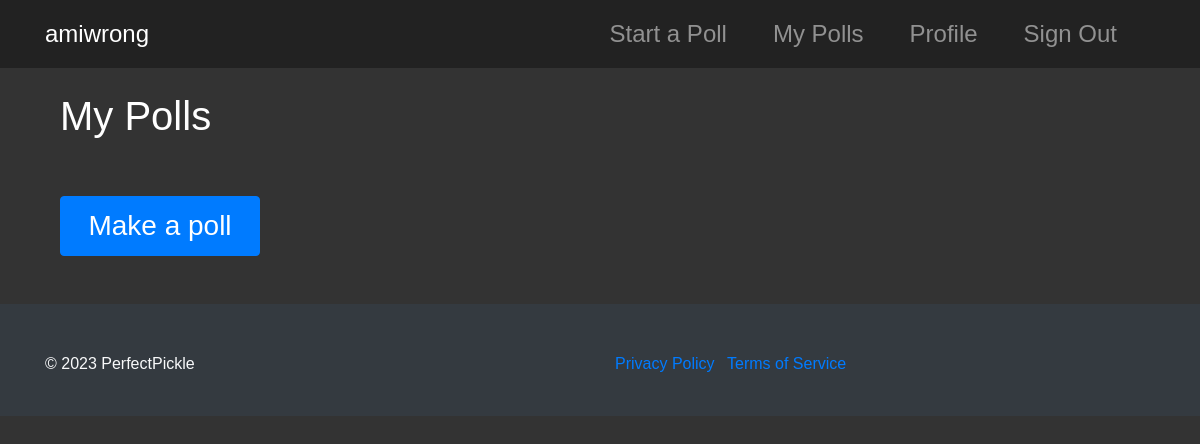
Before: / (signed in) with the older database file.
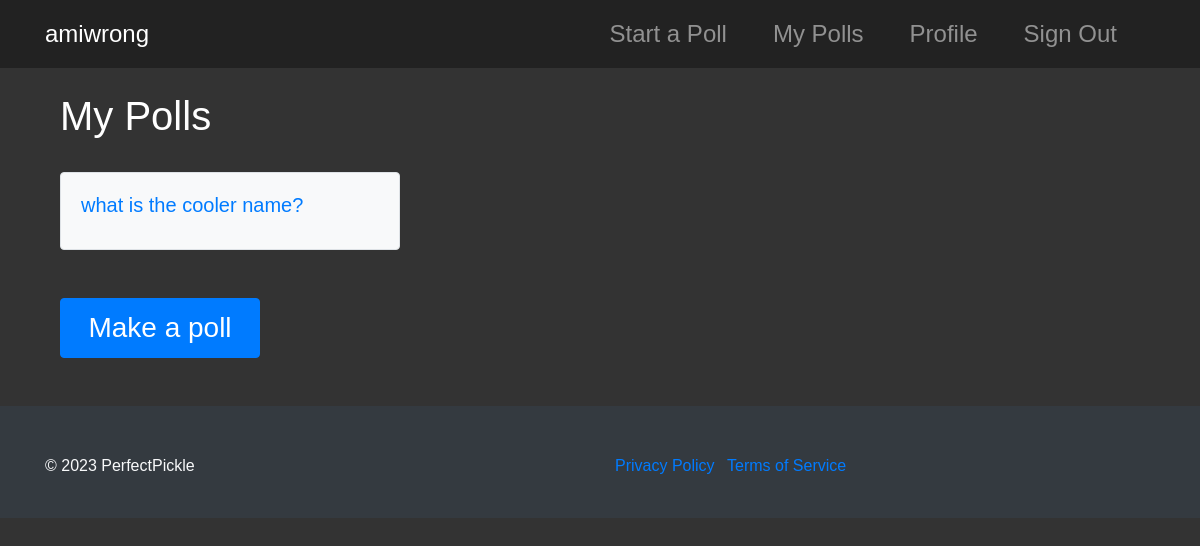
After: the same page with the newer database file.
### tables this page shows
CREATE TABLE polls (
    id INTEGER PRIMARY KEY AUTOINCREMENT NOT NULL,
    user_id INTEGER NOT NULL,
    unique_id TEXT NOT NULL UNIQUE,
    question TEXT NOT NULL,
    assumption TEXT,
    creation_date DATETIME NOT NULL DEFAULT CURRENT_TIMESTAMP,
    FOREIGN KEY (user_id) REFERENCES users(id)
);

### app.py (the view)
@app.route("/")
def index():
    if session.get("user_id") is None:
        return render_template("index.html")
    else:
        connection = sqlite3.connect("amiwrong.db")
        connection.row_factory = dict_factory
        cursor = connection.cursor()
        polls = cursor.execute("SELECT * FROM polls WHERE user_id=?;", (session.get("user_id"),)).fetchall()
        return render_template("polls.html", polls=polls)

### app.py (called while the page is built)
def dict_factory(cursor, row):
    fields = [column[0] for column in cursor.description]
    return {key: value for key, value in zip(fields, row)}

@app.after_request
def after_request(response):
    response.headers["Cache-Control"] = "no-cache, no-store, must-revalidate, max-age=0"
    response.headers["Expires"] = 0
    response.headers["Pragma"] = "no-cache"
    return response

### templates/polls.html
{% extends "layout.html" %} {% block title %} My Polls {% endblock %} {% block
main %}
<div class="container">
  <h1 class="mt-4">My Polls</h1>
  <br />
  <div class="row">
    {% for poll in polls %}
    <div class="col-md-4 mb-4">
      <div class="card">
        <div class="card-body">
          <h5 class="card-title">
            <a href="/poll/{{ poll['unique_id'] }}">{{ poll["question"] }}</a>
          </h5>
        </div>
      </div>
    </div>
    {% endfor %}
  </div>
  <br />
  <form action="/create" method="get">
    <button type="submit" class="btn btn-primary small-btn">Make a poll</button>
  </form>
</div>
{% endblock %}

### templates/layout.html (shortened to what this page needs)
<!DOCTYPE html>
<html lang="en">
  <head>
    <link
      rel="stylesheet"
      href="https://maxcdn.bootstrapcdn.com/bootstrap/4.5.2/css/bootstrap.min.css"
    />
    <link rel="stylesheet" href="static/css/styles.css" />
  </head>
  <body>
    <nav class="navbar navbar-expand-lg navbar-dark">
      <div class="container">
        <a class="navbar-brand" href="/">amiwrong</a>
        <div class="collapse navbar-collapse" id="navbarNav">
          {% if session["user_id"] %}
          <ul class="navbar-nav ml-auto">
            <li class="nav-item">
              <a class="nav-link" href="/create">Start a Poll</a>
            </li>
            <li class="nav-item">
              <a class="nav-link" href="/">My Polls</a>
            </li>
            <li class="nav-item">
              <a class="nav-link" href="/profile">Profile</a>
            </li>
            <li class="nav-item">
              <a class="nav-link" href="/signout">Sign Out</a>
            </li>
          </ul>
          {% endif %}
        </div>
      </div>
    </nav>
    <div class="container mx-auto mt-4">{% block main %}{% endblock %}</div>
    <footer class="mt-5 pt-5 bg-dark text-light py-4">
      <div class="container">
        <div class="row">
          <div class="col-md-6">
            <p>&copy; 2023 PerfectPickle</p>
          </div>
          <div class="col-md-6 text-md-end">
            <ul class="list-inline">
              <li class="list-inline-item">
                <a href="privacy_policy">Privacy Policy</a>
              </li>
              <li class="list-inline-item">
                <a href="terms">Terms of Service</a>
              </li>
            </ul>
          </div>
        </div>
      </div>
    </footer>
  </body>
</html>

### static/css/styles.css (style rules this page uses)
.btn { font-size: 50px; }
.small-btn { width: 200px; height: 60px; font-size: 28px; }
.card { background-color: #f8f9fa; border: 1px solid #dee2e6; }
.card-title a { color: #007bff; text-decoration: none; }

### templates/layout.html (style rules this page uses)
body { background-color: #333; color: #fff; font-family: "Circular Std", sans-serif; }
.navbar { background-color: #222; }
.navbar-nav, .navbar-brand { font-size: 24px; margin-left: auto; }
.navbar-nav .nav-item { margin-right: 30px; }
.navbar-brand { margin-left: 0; }

Changed rows visible on the page:
added polls: question "what is the cooler name?"
